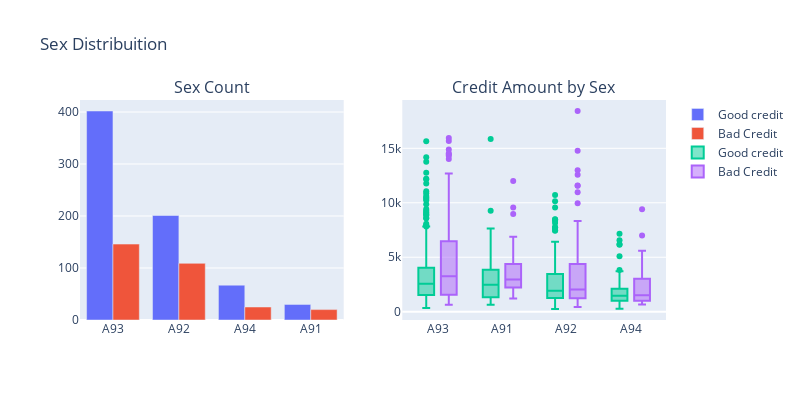

The cell this chart's notebook holds for it:
### Markdown cell above
### Approximately Good creditors have same distribution over age classes, 
### It's clear from Box plot that, seniors and Adult have high % of being default

### Code cell
trace0 = go.Bar(
    x = df[df["Class"]== 1]["PersonalStatus"].value_counts().index.values,
    y = df[df["Class"]== 1]["PersonalStatus"].value_counts().values,
    name='Good credit'
)

#First plot 2
trace1 = go.Bar(
    x = df[df["Class"]== 2]["PersonalStatus"].value_counts().index.values,
    y = df[df["Class"]== 2]["PersonalStatus"].value_counts().values,
    name="Bad Credit"
)

#Second plot
trace2 = go.Box(
    x = df[df["Class"]== 1]["PersonalStatus"],
    y = df[df["Class"]== 1]["CreditAmount"],
    name=trace0.name
)

#Second plot 2
trace3 = go.Box(
    x = df[df["Class"]== 2]["PersonalStatus"],
    y = df[df["Class"]== 2]["CreditAmount"],
    name=trace1.name
)

data = [trace0, trace1, trace2,trace3]


fig = tls.make_subplots(rows=1, cols=2, 
                        subplot_titles=('Sex Count', 'Credit Amount by Sex'))

fig.append_trace(trace0, 1, 1)
fig.append_trace(trace1, 1, 1)
fig.append_trace(trace2, 1, 2)
fig.append_trace(trace3, 1, 2)

fig['layout'].update(height=400, width=800, title='Sex Distribuition', boxmode='group')
py.iplot(fig, filename='sex-subplot')

### Figure 1 — Plotly figure (JSON) as saved in the notebook; plotly's stock layout.template omitted (floating-point values rounded to 4 significant figures; data arrays with more than 128 entries replaced by an {"elided": "..."} marker saying what was removed)
{"data": [{"name": "Good credit", "type": "bar", "x": ["A93", "A92", "A94", "A91"], "xaxis": "x", "y": [402, 201, 67, 30], "yaxis": "y"}, {"name": "Bad Credit", "type": "bar", "x": ["A93", "A92", "A94", "A91"], "xaxis": "x", "y": [146, 109, 25, 20], "yaxis": "y"}, {"name": "Good credit", "type": "box", "x": {"elided": "700 str values"}, "xaxis": "x2", "y": {"elided": "700 int values"}, "yaxis": "y2"}, {"name": "Bad Credit", "type": "box", "x": {"elided": "300 str values"}, "xaxis": "x2", "y": {"elided": "300 int values"}, "yaxis": "y2"}], "layout": {"annotations": [{"font": {"size": 16}, "showarrow": false, "text": "Sex Count", "x": 0.225, "xanchor": "center", "xref": "paper", "y": 1, "yanchor": "bottom", "yref": "paper"}, {"font": {"size": 16}, "showarrow": false, "text": "Credit Amount by Sex", "x": 0.775, "xanchor": "center", "xref": "paper", "y": 1, "yanchor": "bottom", "yref": "paper"}], "boxmode": "group", "height": 400, "title": {"text": "Sex Distribuition"}, "width": 800, "xaxis": {"anchor": "y", "domain": [0, 0.45]}, "xaxis2": {"anchor": "y2", "domain": [0.55, 1]}, "yaxis": {"anchor": "x", "domain": [0, 1]}, "yaxis2": {"anchor": "x2", "domain": [0, 1]}}}
